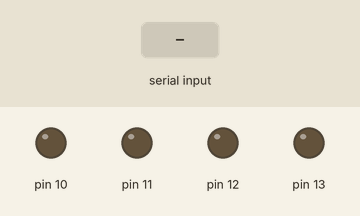
A sketch run on a simulated Arduino Uno, built with avr-gcc and run on an emulated ATmega328P. Parts: output pins drawn as LEDs (lit = HIGH). The test bench sets the inputs (shaded band).

Above: at 1.2 s.
1.3 s: "F" received over the second serial link
At 2.5 s:
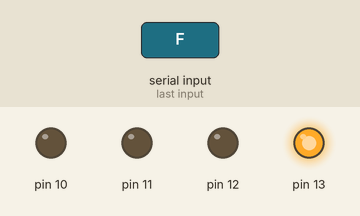
2.8 s: "B" received over the second serial link
At 3.7 s:
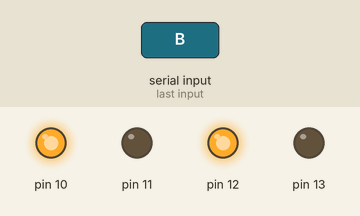
4.3 s: "L" received over the second serial link
At 4.8 s:
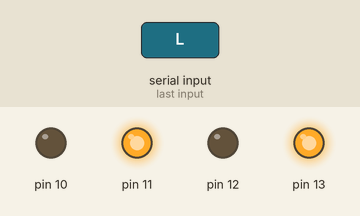
5.8 s: "R" received over the second serial link
At 7.0 s:
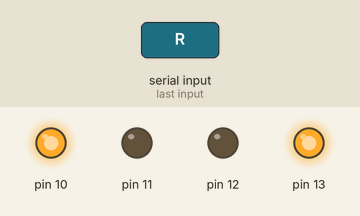
7.3 s: "S" received over the second serial link
At 8.3 s:
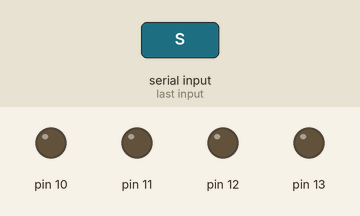
Timing chart, 0 to 9.8 s (numbered marks = the images above; inputs shaded):
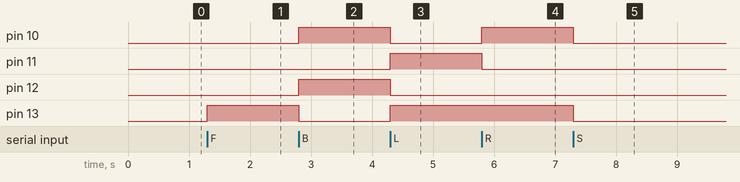

The sketch:

rc_car.ino
```cpp
#include <SoftwareSerial.h>

SoftwareSerial MyBlue(0, 1);
char t;

void setup() {
  pinMode(13, OUTPUT);
  pinMode(12, OUTPUT);
  pinMode(11, OUTPUT);
  pinMode(10, OUTPUT);
  MyBlue.begin(9600);
}

void loop() {
  if (MyBlue.available()) {
    t = MyBlue.read();
    if (t == 'F') {
      digitalWrite(13, HIGH);
      digitalWrite(12, LOW);
      digitalWrite(11, LOW);
      digitalWrite(10, LOW);
    } else if (t == 'B') {
      digitalWrite(13, LOW);
      digitalWrite(12, HIGH);
      digitalWrite(11, LOW);
      digitalWrite(10, HIGH);
    } else if (t == 'L') {
      digitalWrite(13, HIGH);
      digitalWrite(12, LOW);
      digitalWrite(11, HIGH);
      digitalWrite(10, LOW);
    } else if (t == 'R') {
      digitalWrite(13, HIGH);
      digitalWrite(12, LOW);
      digitalWrite(11, LOW);
      digitalWrite(10, HIGH);
    } else if (t == 'S') {
      digitalWrite(13, LOW);
      digitalWrite(12, LOW);
      digitalWrite(11, LOW);
      digitalWrite(10, LOW);
    }
  }
}
```

Measured:
- after the input at 1.3 s, pin 13: LOW → HIGH at once
- after the input at 2.8 s, pin 10, pin 12: LOW → HIGH at once; pin 13: HIGH → LOW at once
- after the input at 4.3 s, pin 10, pin 12: HIGH → LOW at once; pin 11, pin 13: LOW → HIGH at once
- after the input at 5.8 s, pin 10: LOW → HIGH at once; pin 11: HIGH → LOW at once
- after the input at 7.3 s, pin 10, pin 13: HIGH → LOW at once
